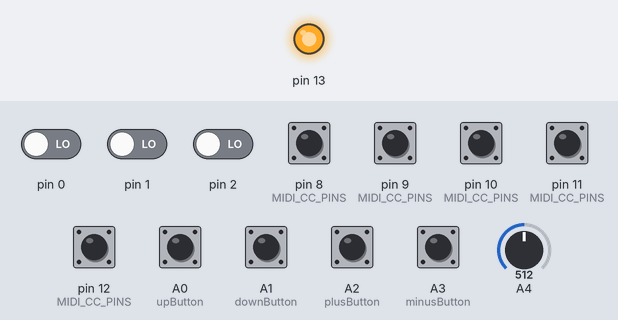
Bench run of a sketch on a simulated Teensy 4. Parts: output pins drawn as LEDs (lit = HIGH). Inputs (shaded band) come from the test bench; at power-on: A0 (upButton), A1 (downButton), A2 (plusButton), A3 (minusButton), pin 8 (MIDI_CC_PINS), pin 9 (MIDI_CC_PINS), pin 10 (MIDI_CC_PINS), pin 11 (MIDI_CC_PINS), pin 12 (MIDI_CC_PINS) HIGH, pin 0–2 LOW, A4 = 512. MIDI output is not drawn; what the sketch prints to the serial monitor is not drawn.

Above: at 1.2 s.
1.3 s: pin 8 (MIDI_CC_PINS) pulled LOW for 0.15 s
Timing chart, 0 to 4.3 s (numbered marks = the images above; inputs shaded):
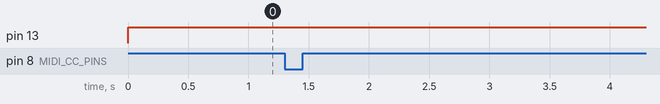

The sketch:

gh-midi.ino
```cpp
/* Simple Teensy DIY USB-MIDI controller.
  Created by Liam Lacey, based on the Teensy USB-MIDI Buttons example code.

   Contains 8 push buttons for sending MIDI messages,
   and a toggle switch for setting whether the buttons
   send note messages or CC messages.

   The toggle switch is connected to              input pin 0,
   and the push buttons are connected to input pins 1 - 8.

   You must select MIDI from the "Tools > USB Type" menu for this code to compile.

   To change the name of the USB-MIDI device, edit the STR_PRODUCT define
   in the /Applications/Arduino.app/Contents/Java/hardware/teensy/avr/cores/usb_midi/usb_private.h
   file. You may need to clear your computers cache of MIDI devices for the name change to be applied.

   See https://www.pjrc.com/teensy/td_midi.html for the Teensy MIDI library documentation.

*/
// include MIDI library
#include <MIDI.h>
#include <Bounce.h>
MIDI_CREATE_INSTANCE(HardwareSerial, Serial1, MIDI);
const int channel = 1;
//The number of push buttons
const int NUM_OF_BUTTONS = 5;

// the MIDI channel number to send messages
const int MIDI_CHAN = MIDI_CHANNEL_OMNI;

// Create Bounce objects for each button and switch. The Bounce object
// automatically deals with contact chatter or "bounce", and
// it makes detecting changes very simple.
// 5 = 5 ms debounce time which is appropriate for good quality mechanical push buttons.
// If a button is too "sensitive" to rapid touch, you can increase this time.

//button debounce time
const int DEBOUNCE_TIME = 5;

Bounce noteButtons[NUM_OF_BUTTONS] =
{
  Bounce (12, DEBOUNCE_TIME),
  Bounce (11, DEBOUNCE_TIME),
  Bounce (10, DEBOUNCE_TIME),
  Bounce (9, DEBOUNCE_TIME),
  Bounce (8, DEBOUNCE_TIME),
};


Bounce upButton = Bounce (14, DEBOUNCE_TIME);
Bounce downButton = Bounce (15, DEBOUNCE_TIME);
Bounce plusButton = Bounce (16, DEBOUNCE_TIME);
Bounce minusButton = Bounce (17, DEBOUNCE_TIME);

const int MIDI_MODE_NOTES = 0;
const int MIDI_MODE_CCS = 1;

//Variable that stores the current MIDI mode of the device (what type of messages the push buttons send).
int midiMode = MIDI_MODE_NOTES;

//Arrays the store the exact note and CC messages each push button will send.
// const int MIDI_NOTE_NUMS[NUM_OF_BUTTONS] = {60, 59, 55, 50, 45};
const int MIDI_NOTE_VELS[NUM_OF_BUTTONS] = {110, 110, 110, 110, 110};
const int MIDI_CC_NUMS[NUM_OF_BUTTONS] = {24, 25, 26, 27, 20};
const int MIDI_CC_VALS[NUM_OF_BUTTONS] = {127, 127, 127, 127, 127};
const int MIDI_CC_PINS[NUM_OF_BUTTONS] = {12, 11, 10, 9, 8};

const int STARTING_NOTE = 55;

const int SCALE_8[8] = {0, 2, 4, 5, 7, 9, 11, 12};

int rootNote = STARTING_NOTE;

const int SCALE_5[5] = {0,2,4,7,9};

const int MODE_MAJOR = 1;
const int MODE_MINOR = 2;
const int MODE_SINGLE = 0;

int mode = MODE_SINGLE;

int whammyVal;

//==============================================================================
//==============================================================================
//==============================================================================
//The setup function. Called once when the Teensy is turned on or restarted

void setup()
{
  Serial.begin(31250);
     // Enable serial for the MIDI DIN connector
  Serial1.begin(31250);                                                          // Serial MIDI 31250 baud

  // Configure the pins for input mode with pullup resistors.
  // The buttons/switch connect from each pin to ground.  When
  // the button is pressed/on, the pin reads LOW because the button
  // shorts it to ground.  When released/off, the pin reads HIGH
  // because the pullup resistor connects to +5 volts inside
  // the chip.  LOW for "on", and HIGH for "off" may seem
  // backwards, but using the on-chip pullup resistors is very
  // convenient.   The scheme is called "active low", and it's
  // very commonly used in electronics... so much that the chip
  // has built-in pullup resistors!
  pinMode (12, INPUT_PULLUP);
  pinMode (11, INPUT_PULLUP);
  pinMode (10, INPUT_PULLUP);
  pinMode (9, INPUT_PULLUP);
  pinMode (8, INPUT_PULLUP);
  pinMode (14, INPUT_PULLUP);
  pinMode (15, INPUT_PULLUP);
  pinMode (16, INPUT_PULLUP);
  pinMode (17, INPUT_PULLUP);
    // initialize the digital pin as an output.
  pinMode(13, OUTPUT);
  Serial.println("Begin");
  MIDI.begin(MIDI_CHAN);
}

//==============================================================================
//==============================================================================
//==============================================================================
//The loop function. Called over-and-over once the setup function has been called.

void loop()
{
  whammyVal = analogRead(4); // Read Whammy Bar Potentiometer
  setControl(MIDI_CHAN, 1, normalizeWhammyVal(whammyVal));
  digitalWrite(13, HIGH);   // set the LED on
  //==============================================================================
  // Update all the buttons/switch. There should not be any long
  // delays in loop(), so this runs repetitively at a rate
  // faster than the buttons could be pressed and released.
  upButton.update();
  downButton.update();
  plusButton.update();
  minusButton.update();

  if (upButton.fallingEdge()) {
    mode = MODE_MAJOR;
  }
  if (upButton.risingEdge()) {
    mode = MODE_SINGLE;
  }

  if (downButton.fallingEdge()) {
    mode = MODE_MINOR;
  }
  if (downButton.risingEdge()) {
    mode = MODE_SINGLE;
  }

  if (plusButton.fallingEdge()) {
    rootNote = rootNote + 1;
  }
  if (plusButton.risingEdge()) {
  }

  if (minusButton.fallingEdge()) {
    rootNote = rootNote - 1;
  }
  if (minusButton.risingEdge()) {
  }

  for (int i = 0; i < NUM_OF_BUTTONS + 1; i++)
  {
    noteButtons[i].update();
  }

  for (int i = 0; i < NUM_OF_BUTTONS; i++)
  {

    if (noteButtons[i].fallingEdge())
    {
      if (mode == MODE_MAJOR) {
        noteOn(rootNote + SCALE_5[i],  MIDI_NOTE_VELS[i], MIDI_CHAN);
        noteOn(rootNote + SCALE_5[i] + 4,  MIDI_NOTE_VELS[i], MIDI_CHAN);
        noteOn(rootNote + SCALE_5[i] + 7,  MIDI_NOTE_VELS[i], MIDI_CHAN);
      } else if( mode == MODE_MINOR) {
         noteOn(rootNote + SCALE_5[i],  MIDI_NOTE_VELS[i], MIDI_CHAN);
         noteOn(rootNote + SCALE_5[i] + 3,  MIDI_NOTE_VELS[i], MIDI_CHAN);
         noteOn(rootNote + SCALE_5[i] + 7,  MIDI_NOTE_VELS[i], MIDI_CHAN);
      } else {
        noteOn (rootNote + SCALE_5[i], MIDI_NOTE_VELS[i], MIDI_CHAN);
      }
    }

    else if (noteButtons[i].risingEdge())
    {
          noteOff (rootNote + SCALE_5[i], MIDI_CHAN);
          noteOff (rootNote + SCALE_5[i] + 3, MIDI_CHAN);
          noteOff (rootNote + SCALE_5[i] + 4, MIDI_CHAN);
          noteOff (rootNote + SCALE_5[i] + 7, MIDI_CHAN);
    }

  } //for (int i = 0; i < NUM_O                                                                                                                                                                                                                                                                                                                                                                                                                                                                                                                                                                                                                                                                                                                                                                                                                                                                                                                                                                                                                                                                                                                                                                                                                                                                                                                       F_BUTTONS; i++)

  //==============================================================================
  // Check the status of the toggle switch, and set the MIDI mode based on this.
  //==============================================================================
  // MIDI Controllers should discard incoming MIDI messages.
  // http://forum.pjrc.com/threads/24179-Teensy-3-Ableton-Analog-CC-causes-midi-crash
  while (usbMIDI.read())
  {
    // ignoring incoming messages, so don't do anything here.
  }

}


void noteOn( int noteNumber, int noteVelocity, int channel) {
  Serial.println("NOTE ON");
   Serial.println(noteNumber);
 Serial1.write(0x90 | channel);                                              // Send event type/channel to the MIDI serial bus
    Serial1.write(noteNumber);                                                       // Send note number to the MIDI serial bus
    Serial1.write(noteVelocity);
 usbMIDI.sendNoteOn (noteNumber, noteVelocity, channel);
  MIDI.sendNoteOn (noteNumber, noteVelocity, channel);
}

void noteOff( int noteNumber, int channel) {
  Serial.println("NOTE OFF");
 Serial1.write(0x80 | channel);                                              // Send event type/channel to the MIDI serial bus
    Serial1.write(noteNumber);                                                       // Send note number to the MIDI serial bus
    Serial1.write(0);
 usbMIDI.sendNoteOff (noteNumber, 0, channel);
 MIDI.sendNoteOff (noteNumber, 0, channel);
}

// Control Change
// 1st byte = Event type (0x0B = Control Change).
// 2nd byte = Event type bitwise ORed with MIDI channel.
// 3rd byte = MIDI CC number (7-bit range 0-127).
// 4th byte = Control value (7-bit range 0-127).
void setControl(byte channel, byte control, byte value)
{
  Serial.println(value);
    channel = 0xB0 | channel;                                                   // Bitwise OR outside of the struct to prevent compiler warnings
    Serial1.write(0xB0 | channel);                                              // Send event type/channel to the MIDI serial bus
    Serial1.write(control);                                                     // Send control change number to the MIDI serial bus
    Serial1.write(value);
    MIDI.sendControlChange(control, value, channel);
    usbMIDI.sendControlChange(control, value, channel);                                               // Send control chnage value to the MIDI serial bus
}

int normalizeWhammyVal(int raw) {
  return raw - 887 > 0 ? raw - 887 : 0;
}
```
